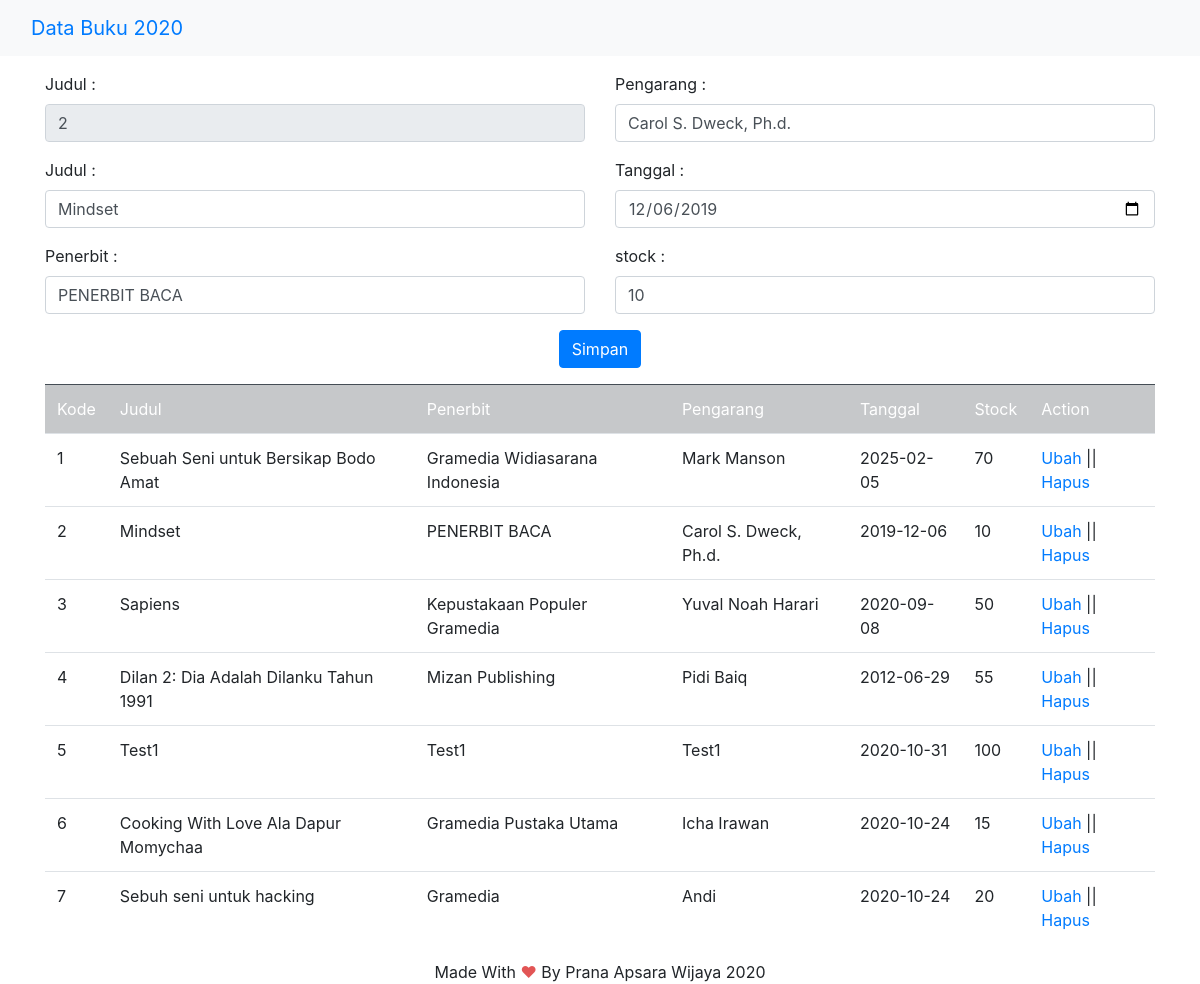
/buku/ubah/2, run on the app's committed database.
### tables this page shows
CREATE TABLE IF NOT EXISTS `buku` (
  `kode` int(13) NOT NULL,
  `judul` varchar(100) NOT NULL,
  `penerbit` varchar(100) NOT NULL,
  `pengarang` varchar(100) NOT NULL,
  `tanggal` varchar(100) NOT NULL,
  `stock` int(2) NOT NULL,
  PRIMARY KEY (`kode`)
);

### application/controllers/buku.php (called while the page is built, shortened)
<?php
class Buku extends CI_Controller
{
    function __construct()
    {
        $this->load->model('buku_model');
    }
    function ubah()
    {
        $id = $this->uri->segment(3);
        $data['buku_database'] = $this->buku_model->get_by_id($id);
        $this->load->view('header');
        $this->load->view('buku_update', $data);
        $data['buku_database'] = $this->buku_model->get_all();
        $this->load->view('buku_table', $data);
        $this->load->view('footer');
    }
}

### index.php (called while the page is built, shortened)
<?php
require_once BASEPATH.'core/CodeIgniter.php';

### application/models/buku_model.php (called while the page is built, shortened)
<?php
class Buku_Model extends CI_Model{
    function get_all(){
        $query= $this->db->get('buku');
        if($query->num_rows()>0){
            return $query->result();
        }else{
            return FALSE;
        }
    }
    function get_by_id($id){
        $this->db->where('kode',$id);
        $query=$this->db->get('buku');
        return $query->result();
    }
}

### application/views/buku_table.php (the view)
<div class="table-responsive">
    <table class="table">
        <tr class="table-dark">
            <td><?= ucfirst('Kode') ?></td>
            <td><?= ucfirst('judul') ?></td>
            <td><?= ucfirst('penerbit') ?></td>
            <td><?= ucfirst('pengarang') ?></td>
            <td><?= ucfirst('tanggal') ?></td>
            <td><?= ucfirst('stock') ?></td>
            <td><?= ucfirst('Action') ?></td>
        </tr>
        <?php foreach ($buku_database as $key => $buku): ?>
            <tr>
                <td><?php echo $key + 1 ?></td>
                <td><?php echo $buku->judul ?></td>
                <td><?php echo $buku->penerbit ?></td>
                <td><?php echo $buku->pengarang ?></td>
                <td><?php echo $buku->tanggal ?></td>
                <td><?php echo $buku->stock ?></td>
                <td><a href="<?php echo site_url() ?>buku/ubah/<?php echo $buku->kode; ?>">Ubah</a> || <a
                            href="<?php echo site_url() ?>buku/delete/<?php echo $buku->kode ?>"
                            onclick="return confirm('Apakah sudah benar benar yakin untuk menghapus data ??? :D')">Hapus</a>
                </td>
            </tr>
        <?php endforeach; ?>
    </table>
</div>

### application/views/buku_update.php
<br/>
<br/>
<br/>
<form action="<?php echo base_url(); ?>buku/update" method="POST">
    <?php foreach ($buku_database as $buku): ?>
        <div class="row">
            <div class="col-6">
                <div class="form-group">
                    <label class="control-label" for="judul">Judul :</label>
                    <div class="controls">
                        <input type="text" class="form-control" id="kode" value="<?php echo $buku->kode; ?>" name="kode"
                               readonly="readonly" required>
                    </div>
                </div>
                <div class="form-group">
                    <label class="control-label" for="judul">Judul :</label>
                    <div class="controls">
                        <input type="text" class="form-control" id="judul" value="<?php echo $buku->judul; ?>"
                               name="judul"
                               required>
                    </div>
                </div>
                <div class="form-group">
                    <label class="control-label" for="nama">Penerbit :</label>
                    <div class="controls">
                        <input type="text" class="form-control" id="penerbit" name="penerbit"
                               value="<?php echo $buku->penerbit; ?>" required>
                    </div>
                </div>
            </div>
            <div class="col-6">
                <div class="form-group">
                    <label class="control-label" for="alamat">Pengarang :</label>
                    <div class="controls">
                        <input type="text" class="form-control" id="pengarang" name="pengarang"
                               value="<?php echo $buku->pengarang; ?>" required>
                    </div>
                </div>
                <div class="form-group">
                    <label class="control-label" for="alamat">Tanggal :</label>
                    <div class="controls">
                        <input type="date" class="form-control" id="tanggal" name="tanggal"
                               value="<?php echo $buku->tanggal; ?>" required>
                    </div>
                </div>
                <div class="form-group">
                    <label class="control-label" for="alamat">stock :</label>
                    <div class="controls">
                        <input type="tel" maxlength="3" class="form-control" id="stock" name="stock"
                               value="<?php echo $buku->stock; ?>" required>
                    </div>
                </div>
            </div>
        </div>
        <div class="form-group">
            <div class="controls text-center">
                <button type="submit" class="btn btn-primary"><i class="fas fa-save"></i>Simpan</button>
            </div>
        </div>
    <?php endforeach; ?>
</form>

### data on the page
buku: kode "2", judul "Mindset", penerbit "PENERBIT BACA", pengarang "Carol S. Dweck, Ph.d.", tanggal "12/06/2019", stock "10", tanggal "2019-12-06"
buku: judul "Sebuah Seni untuk Bersikap Bodo Amat", penerbit "Gramedia Widiasarana Indonesia", pengarang "Mark Manson", tanggal "2025-02-05", stock "70"
buku: judul "Sapiens", penerbit "Kepustakaan Populer Gramedia", pengarang "Yuval Noah Harari", tanggal "2020-09-08", stock "50"
buku: judul "Dilan 2: Dia Adalah Dilanku Tahun 1991", penerbit "Mizan Publishing", pengarang "Pidi Baiq", tanggal "2012-06-29", stock "55"
buku: judul "Test1", penerbit "Test1", pengarang "Test1", tanggal "2020-10-31", stock "100"
buku: judul "Cooking With Love Ala Dapur Momychaa", penerbit "Gramedia Pustaka Utama", pengarang "Icha Irawan", tanggal "2020-10-24", stock "15"
buku: judul "Sebuh seni untuk hacking", penerbit "Gramedia", pengarang "Andi", tanggal "2020-10-24", stock "20"
